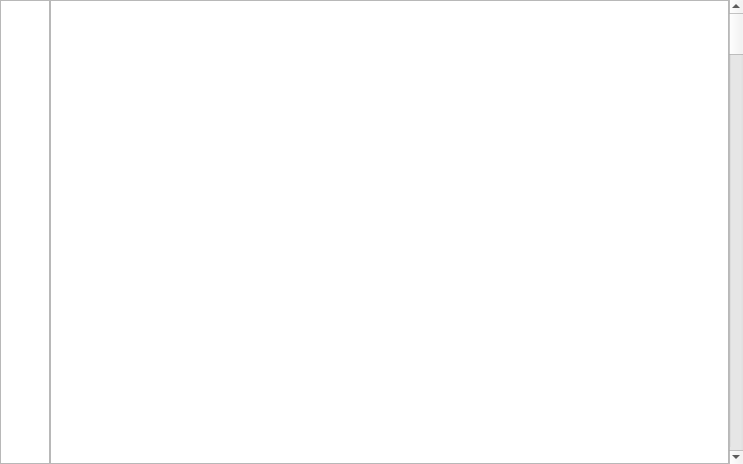
<?xml version="1.0" encoding="UTF-8"?>
<ui version="4.0">
 <class>TextEdit</class>
 <widget class="QWidget" name="TextEdit">
  <property name="geometry">
   <rect>
    <x>0</x>
    <y>0</y>
    <width>743</width>
    <height>464</height>
   </rect>
  </property>
  <property name="windowTitle">
   <string>Form</string>
  </property>
  <layout class="QGridLayout" name="gridLayout">
   <property name="leftMargin">
    <number>0</number>
   </property>
   <property name="topMargin">
    <number>0</number>
   </property>
   <property name="rightMargin">
    <number>0</number>
   </property>
   <property name="bottomMargin">
    <number>0</number>
   </property>
   <property name="spacing">
    <number>0</number>
   </property>
   <item row="0" column="0">
    <layout class="QGridLayout" name="gridLayout_3" columnstretch="1,9,1">
     <property name="spacing">
      <number>0</number>
     </property>
     <item row="0" column="0">
      <widget class="QTextEdit" name="textEdit">
       <property name="maximumSize">
        <size>
         <width>50</width>
         <height>16777215</height>
        </size>
       </property>
       <property name="readOnly">
        <bool>true</bool>
       </property>
      </widget>
     </item>
     <item row="0" column="1">
      <widget class="QPlainTextEdit" name="plainTextEdit">
       <property name="maximumBlockCount">
        <number>0</number>
       </property>
      </widget>
     </item>
     <item row="0" column="2">
      <widget class="QScrollBar" name="verticalScrollBar">
       <property name="maximumSize">
        <size>
         <width>16777215</width>
         <height>16777215</height>
        </size>
       </property>
       <property name="orientation">
        <enum>Qt::Vertical</enum>
       </property>
      </widget>
     </item>
    </layout>
   </item>
  </layout>
 </widget>
 <resources/>
 <connections/>
</ui>
